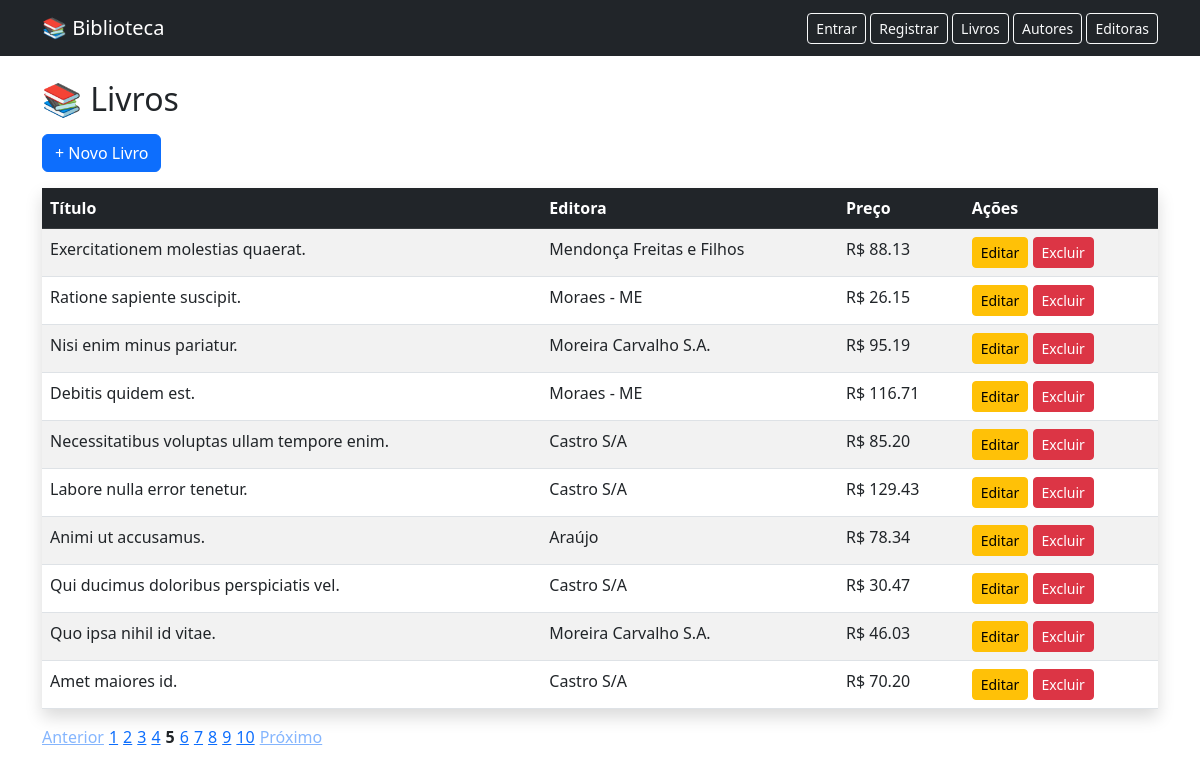
/edu/livros/?page=5, run on the app's committed database.
### edu/models.py (models this page shows, shortened)
class Livro(models.Model):
    isbn = models.CharField(max_length=13, unique=True)
    titulo = models.CharField(max_length=200)
    publicacao = models.DateField()
    preco = models.DecimalField(max_digits=6, decimal_places=2)
    estoque = models.IntegerField()
    editora = models.ForeignKey(
        Editora,
        on_delete=models.CASCADE,
        related_name='livros'
    )
    autores = models.ManyToManyField(
        Autor,
        through='Publica',
        related_name='livros'
    )

class Editora(models.Model):
    nome = models.CharField(max_length=100, unique=False)

### edu/views.py (the view)
# urls.py: path('livros/', views.listar_livros, name='listar_livros'),
def listar_livros(request):
    livros = Livro.objects.all()
    page = request.GET.get('page',1)
    pag = Paginator(livros, 10)
    try:
        livros = pag.page(page)
    except PageNotAnInteger:
        livros = pag.page(1)
    except EmptyPage:
        livros = pag.page(pag.num_pages)
    return render(request, 'livros/listar.html', {'livros': livros})

### edu/templates/livros/listar.html
{% extends 'baseedu.html' %}
{% block content %}
<h2 class="mb-3">📚 Livros</h2>
<a href="{% url 'criar_livro' %}" class="btn btn-primary mb-3">
    + Novo Livro
</a>
<table class="table table-striped table-hover shadow">
    <thead class="table-dark">
        <tr>
            <th>Título</th>
            <th>Editora</th>
            <th>Preço</th>
            <th>Ações</th>
        </tr>
    </thead>
    <tbody>
        {% for livro in livros %}
        <tr>
            <td>{{ livro.titulo }}</td>
            <td>{{ livro.editora.nome }}</td>
            <td>R$ {{ livro.preco }}</td>
            <td>
                <a href="{% url 'editar_livro' livro.id %}" class="btn btn-warning btn-sm">Editar</a>
                <a href="{% url 'deletar_livro' livro.id %}" class="btn btn-danger btn-sm">Excluir</a>
            </td>
        </tr>
        {% endfor %}
    </tbody>
</table>
<div>
    {% if livros.has_other_pages %}
  <nav class="pagination" aria-label="Page navigation">
    <ul class="pagination" style="display: flex; gap: 5px; padding: 0;">
      {% if livros.has_previous %}
        <li class="page-item">
          <a href="?page={{ livros.previous_page_number }}" style="opacity: 0.5;">Anterior</a>
        </li>
      {% endif %}
      {% for num in livros.paginator.page_range %}
        {% if num == livros.number %}
          <li class="page-item active"><strong>{{ num }}</strong></li>
        {% else %}
          <li class="page-item"><a href="?page={{ num }}">{{ num }}</a></li>
        {% endif %}
      {% endfor %}
      {% if livros.has_next %}
        <li class="page-item">
          <a href="?page={{ livros.next_page_number }}" style="opacity: 0.5;">Próximo</a>
        </li>
      {% endif %}
    </ul>
  </nav>
{% endif %}
</div>
{% endblock %}

### data on the page
Livro: titulo "Exercitationem molestias quaerat.", editora.nome "Mendonça Freitas e Filhos", preco "88.13"
Livro: titulo "Ratione sapiente suscipit.", editora.nome "Moraes - ME", preco "26.15"
Livro: titulo "Nisi enim minus pariatur.", editora.nome "Moreira Carvalho S.A.", preco "95.19"
Livro: titulo "Debitis quidem est.", editora.nome "Moraes - ME", preco "116.71"
Livro: titulo "Necessitatibus voluptas ullam tempore enim.", editora.nome "Castro S/A", preco "85.20"
Livro: titulo "Labore nulla error tenetur.", editora.nome "Castro S/A", preco "129.43"
Livro: titulo "Animi ut accusamus.", editora.nome "Araújo", preco "78.34"
Livro: titulo "Qui ducimus doloribus perspiciatis vel.", editora.nome "Castro S/A", preco "30.47"
Livro: titulo "Quo ipsa nihil id vitae.", editora.nome "Moreira Carvalho S.A.", preco "46.03"
Livro: titulo "Amet maiores id.", editora.nome "Castro S/A", preco "70.20"

### other printed values
{{ num }} "1" "2" "3" "4" "6" "7" "8" "9" "10"
{{ num }} "5"
